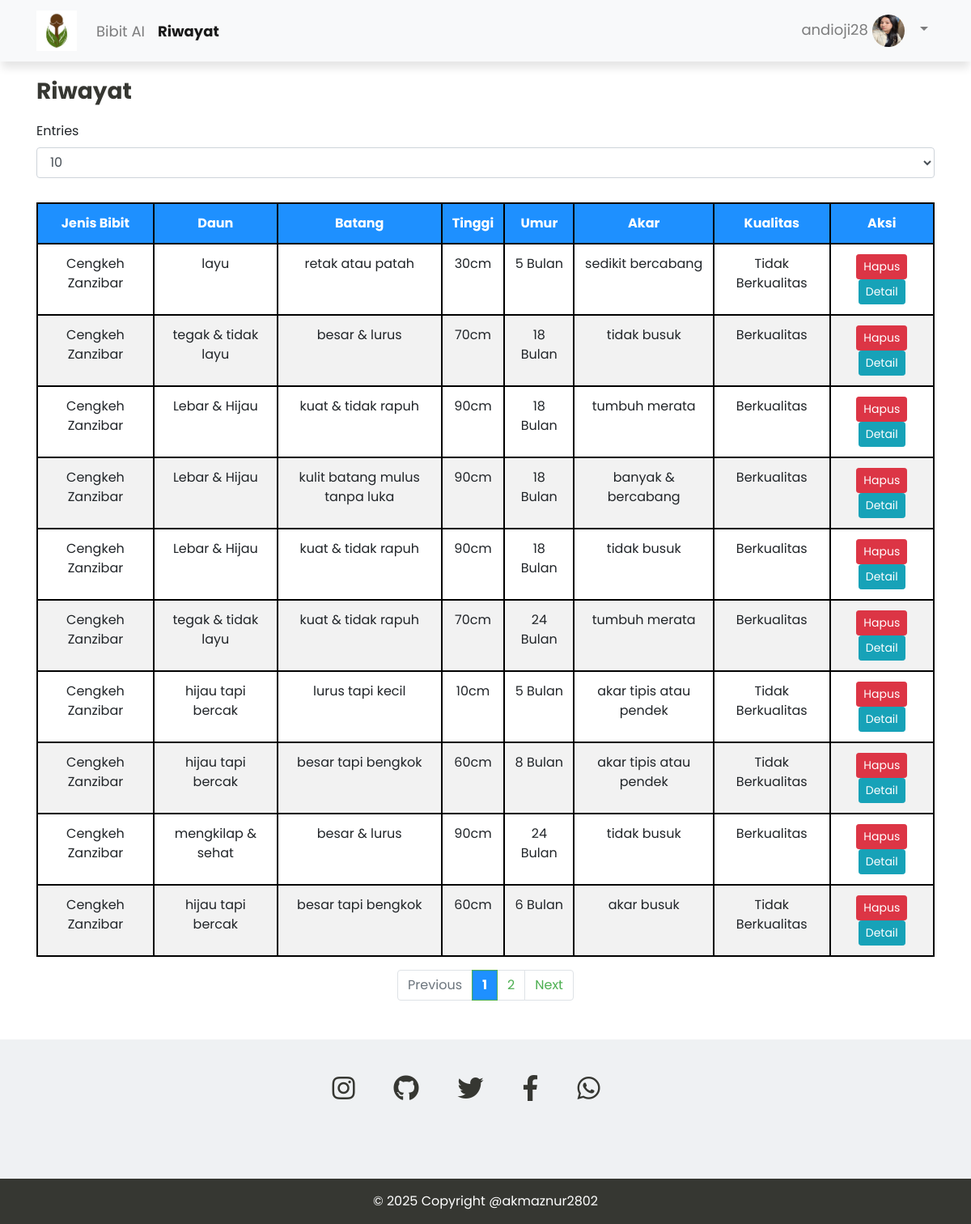
The page /User/riwayat.php (signed in) on the database its author committed.
### tables this page shows
CREATE TABLE `riwayat` (
  `id` int(11) NOT NULL,
  `nama_pengguna` varchar(255) NOT NULL,
  `jenis_bibit` varchar(255) NOT NULL,
  `ciri_daun` varchar(255) NOT NULL,
  `ciri_batang` varchar(255) NOT NULL,
  `tinggi_bibit` varchar(255) NOT NULL,
  `umur_bibit` varchar(255) NOT NULL,
  `ciri_akar` varchar(255) NOT NULL,
  `kualitas` varchar(255) NOT NULL,
  `time` timestamp NOT NULL DEFAULT current_timestamp() ON UPDATE current_timestamp(),
  `proses_detail` text DEFAULT NULL,
  `is_deleted` tinyint(1) DEFAULT 0
);

### User/riwayat.php (the view, shortened to what this page needs)
<?php
$db = new Koneksi();
$conn = $db->kondb();
$sql = "SELECT * FROM riwayat WHERE nama_pengguna = ? AND is_deleted = FALSE ORDER BY time DESC";
$stmt = $conn->prepare($sql);
$stmt->bind_param("s", $_SESSION['username']);
$stmt->execute();
$result = $stmt->get_result();
$logs = [];
if ($result->num_rows > 0) {
    while($row = $result->fetch_assoc()) {
        $datetime = new DateTime($row['time'], new DateTimeZone('Asia/Makassar'));
        $row['local_time'] = $datetime->format('d/m/Y H:i:s');
        $logs[] = $row;
    }
}
$entries_per_page_options = [10, 50, 100, 200];
$entries_per_page = isset($_GET['entries']) && in_array((int)$_GET['entries'], $entries_per_page_options) ? (int)$_GET['entries'] : 10;
$total_logs = count($logs);
$total_pages = ceil($total_logs / $entries_per_page);
$current_page = isset($_GET['page']) ? (int)$_GET['page'] : 1;
$current_page = max(1, min($total_pages, $current_page));
$start_index = ($current_page - 1) * $entries_per_page;
$logs = array_slice($logs, $start_index, $entries_per_page);
?>
<!DOCTYPE html>
<html lang="en">
<head>
  <link rel="stylesheet" href="css/bootstrap.min.css" />
  <link rel="stylesheet" href="css/fontawesome.css" />
  <link rel="stylesheet" href="css/brands.css" />
  <link rel="stylesheet" href="css/solid.css" />
  <link rel="stylesheet" href="css/gaya.css">
</head>
<body>
<nav class="navbar navbar-expand-lg fixed-top navbar-light bg-light static-top">
  <div class="container">
    <a class="navbar-brand" href="index.php">
      <img src="img/cengkeh.png" alt="" width=50 height=50>
    </a>
    <div class="collapse navbar-collapse" id="navbarResponsive">
      <ul class="navbar-nav mr-auto">
        <li class="nav-item">
          <a class="nav-link" href="index.php">Bibit AI</a>
        </li>
        <li class="nav-item active">
          <a class="nav-link" href="riwayat.php">Riwayat</a>
        </li>
      </ul>
      <ul class="navbar-nav ml-auto">
        <li class="nav-item dropdown">
          <a class="nav-link dropdown-toggle" href="#" id="navbardrop" data-toggle="dropdown">
            <?php echo isset($_SESSION['username']) ? $_SESSION['username'] : $_SESSION['nama']; ?>
            <?php
$profile_photo = "profile_photos/" . $_SESSION['username'] . ".jpg";
if (file_exists($profile_photo)):
?>
    <img src="<?php echo $profile_photo; ?>" alt="Profile Photo" style="width: 40px; height: 40px; border-radius: 50%; margin-right: 10px;">
<?php endif; ?>
          </a>
        </li>
      </ul>
    </div>
  </div>
</nav>
<br>
<br>
<br>
<br>
<div class="container">
  <h3 class="tebal">Riwayat</h3>
  <div class="user-select">
    <form method="GET">
      <label for="entriesSelect">Entries</label>
      <select id="entriesSelect" name="entries" class="form-control" onchange="this.form.submit()">
        <?php foreach ($entries_per_page_options as $option): ?>
          <option value="<?php echo $option; ?>" <?php echo $entries_per_page == $option ? 'selected' : ''; ?>><?php echo $option; ?></option>
        <?php endforeach; ?>
      </select>
    </form>
  </div>
  <div class="table-container">
    <table class="table table-bordered">
      <thead>
        <tr>
          <th>Jenis Bibit</th>
          <th>Daun</th>
          <th>Batang</th>
          <th>Tinggi</th>
          <th>Umur</th>
          <th>Akar</th>
          <th>Kualitas</th>
          <th>Aksi</th>
        </tr>
      </thead>
      <tbody>
  <?php foreach ($logs as $log): ?>
    <tr>
      <td><?php echo htmlspecialchars($log['jenis_bibit']); ?></td>
      <td><?php echo htmlspecialchars($log['ciri_daun']); ?></td>
      <td><?php echo htmlspecialchars($log['ciri_batang']); ?></td>
      <td><?php echo htmlspecialchars($log['tinggi_bibit']); ?></td>
      <td><?php echo htmlspecialchars($log['umur_bibit']); ?></td>
      <td><?php echo htmlspecialchars($log['ciri_akar']); ?></td>
      <td><?php echo htmlspecialchars($log['kualitas']); ?></td>
      <td>
        <form method="POST" action="hapus_riwayat.php" style="display:inline;">
          <button type="submit" class="btn btn-danger btn-sm">Hapus</button>
        </form>
        <button class="btn btn-info btn-sm" onclick="showDetails(
        '<?php echo htmlspecialchars($log['jenis_bibit']); ?>', '<?php echo htmlspecialchars($log['ciri_daun']); ?>',
         '<?php echo htmlspecialchars($log['ciri_batang']); ?>', '<?php echo htmlspecialchars($log['tinggi_bibit']); ?>',
          '<?php echo htmlspecialchars($log['umur_bibit']); ?>', '<?php echo htmlspecialchars($log['ciri_akar']); ?>',
          '<?php echo htmlspecialchars($log['kualitas']); ?>')">Detail</button>
      </td>
    </tr>
  <?php endforeach; ?>
</tbody>
    </table>
</div>
  </div>
  <nav aria-label="Page navigation">
    <ul class="pagination justify-content-center">
      <li class="page-item <?php if($current_page == 1) echo 'disabled'; ?>">
        <a class="page-link" href="?page=<?php echo $current_page - 1; ?>&user=<?php echo $selected_user; ?>&entries=<?php echo $entries_per_page; ?>">Previous</a>
      </li>
      <?php for ($i = 1; $i <= $total_pages; $i++): ?>
        <li class="page-item <?php if ($current_page == $i) echo 'active'; ?>">
          <a class="page-link" href="?page=<?php echo $i; ?>&user=<?php echo $selected_user; ?>&entries=<?php echo $entries_per_page; ?>"><?php echo $i; ?></a>
        </li>
      <?php endfor; ?>
      <li class="page-item <?php if($current_page == $total_pages) echo 'disabled'; ?>">
        <a class="page-link" href="?page=<?php echo $current_page + 1; ?>&user=<?php echo $selected_user; ?>&entries=<?php echo $entries_per_page; ?>">Next</a>
      </li>
    </ul>
  </nav>
<footer class="page-footer font-small abu1 mt-5">
  <div class="container">
    <div class="row">
      <div class="col-md-12 py-5">
        <div class="mb-5 d-flex justify-content-center">
          <a class="icn" href="https://www.instagram.com/andioji_28/" target="_blank">
            <i class="fab fa-instagram fa-lg white-text mr-md-5 mr-3 fa-2x"> </i>
          </a>
          <a class="icn" href="https://github.com/andioji2802" target="_blank">
            <i class="fab fa-github fa-lg white-text mr-md-5 mr-3 fa-2x"> </i>
          </a>
          <a class="icn" href="https://twitter.com/andi_khozin" target="_blank">
            <i class="fab fa-twitter fa-lg white-text mr-md-5 mr-3 fa-2x"></i>
          </a>
          <a class="icn" href="https://www.facebook.com/andioji.imf" target="_blank">
            <i class="fab fa-facebook-f fa-lg white-text mr-md-5 mr-3 fa-2x"></i>
          </a>
          <a class="icn" href="https://wa.me/6285399833542?text=Assalamu'alaikum" target="_blank">
            <i class="fab fa-whatsapp fa-lg white-text mr-md-5 mr-3 fa-2x"></i>
          </a>
        </div>
      </div>
    </div>
  </div>
  <div class="footer-copyright text-center py-3 abu2">© <?php echo date('Y'); ?> Copyright
    <a href="https://github.com/andioji2802">@akmaznur2802</a>
  </div>
</footer>
</body>
</html>

### User/css/brands.css (style rules this page uses)
.fab { font-family: 'Font Awesome 5 Brands'; }

### User/css/gaya.css (style rules this page uses)
* { font-family: 'Poppins', sans-serif; }
.navbar { -webkit-box-shadow: 0 10px 10px -2px rgba(0,0,0,.1); -moz-box-shadow: 0 10px 10px -2px rgba(0,0,0,.1); box-shadow: 0 10px 10px -2px rgba(0,0,0,.1); font-size: 18px; color: #222; }
.active { font-weight: bold; color: #363732; }
.tebal { color: #363732; font-weight: bold; }
.abu1 { background-color: #EFF1F3; }
.abu2 { background-color: #363732; }
.footer-copyright { color: #fff; }
.footer-copyright a { color: #fff; }
.icn { color: #363732; }
button[type="submit"], button[type="button"] { margin-bottom: 0; }

### User/riwayat.php (style rules this page uses)
.table-container { margin-top: 30px; }
.table-container th, .table-container td { text-align: center; border: 2px solid black !important; }
.table-container thead th { background-color: #1E90FF; color: white; }
.table-container tbody tr:nth-child(even) { background-color: #f2f2f2; }
.user-select { margin: 20px 0; }
.page-link { color: #4CAF50; }
.page-item.active .page-link { background-color: #1E90FF; border-color: #4CAF50; }

### rows shown on the page
riwayat: jenis_bibit "Cengkeh Zanzibar", ciri_daun "layu", ciri_batang "retak atau patah", tinggi_bibit "30cm", umur_bibit "5 Bulan", ciri_akar "sedikit bercabang", kualitas "Tidak Berkualitas"
riwayat: jenis_bibit "Cengkeh Zanzibar", ciri_daun "tegak & tidak layu", ciri_batang "besar & lurus", tinggi_bibit "70cm", umur_bibit "18 Bulan", ciri_akar "tidak busuk", kualitas "Berkualitas"
riwayat: jenis_bibit "Cengkeh Zanzibar", ciri_daun "Lebar & Hijau", ciri_batang "kuat & tidak rapuh", tinggi_bibit "90cm", umur_bibit "18 Bulan", ciri_akar "tumbuh merata", kualitas "Berkualitas"
riwayat: jenis_bibit "Cengkeh Zanzibar", ciri_daun "Lebar & Hijau", ciri_batang "kulit batang mulus tanpa luka", tinggi_bibit "90cm", umur_bibit "18 Bulan", ciri_akar "banyak & bercabang", kualitas "Berkualitas"
riwayat: jenis_bibit "Cengkeh Zanzibar", ciri_daun "Lebar & Hijau", ciri_batang "kuat & tidak rapuh", tinggi_bibit "90cm", umur_bibit "18 Bulan", ciri_akar "tidak busuk", kualitas "Berkualitas"
riwayat: jenis_bibit "Cengkeh Zanzibar", ciri_daun "tegak & tidak layu", ciri_batang "kuat & tidak rapuh", tinggi_bibit "70cm", umur_bibit "24 Bulan", ciri_akar "tumbuh merata", kualitas "Berkualitas"
riwayat: jenis_bibit "Cengkeh Zanzibar", ciri_daun "hijau tapi bercak", ciri_batang "lurus tapi kecil", tinggi_bibit "10cm", umur_bibit "5 Bulan", ciri_akar "akar tipis atau pendek", kualitas "Tidak Berkualitas"
riwayat: jenis_bibit "Cengkeh Zanzibar", ciri_daun "hijau tapi bercak", ciri_batang "besar tapi bengkok", tinggi_bibit "60cm", umur_bibit "8 Bulan", ciri_akar "akar tipis atau pendek", kualitas "Tidak Berkualitas"
riwayat: jenis_bibit "Cengkeh Zanzibar", ciri_daun "mengkilap & sehat", ciri_batang "besar & lurus", tinggi_bibit "90cm", umur_bibit "24 Bulan", ciri_akar "tidak busuk", kualitas "Berkualitas"
riwayat: jenis_bibit "Cengkeh Zanzibar", ciri_daun "hijau tapi bercak", ciri_batang "besar tapi bengkok", tinggi_bibit "60cm", umur_bibit "6 Bulan", ciri_akar "akar busuk", kualitas "Tidak Berkualitas"

### other values the page prints
$_SESSION['username'] "andioji28"
form field entries "10"
